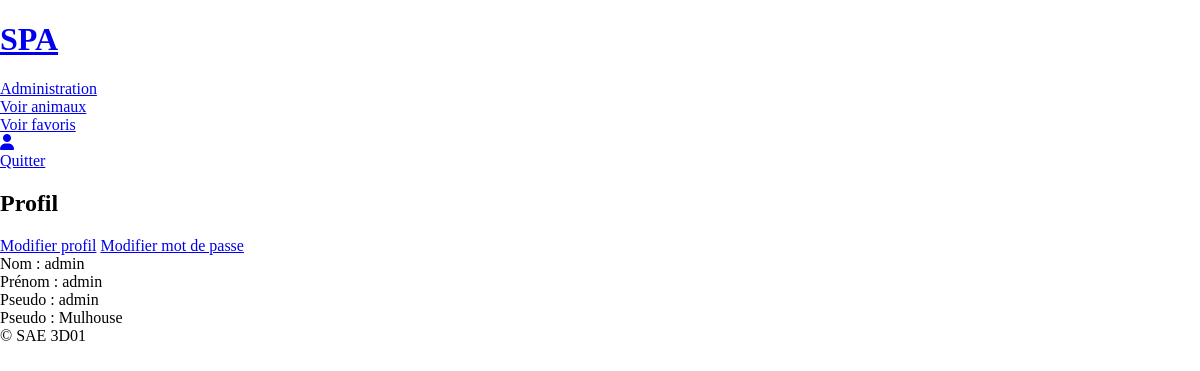
Screenshot of /index.php?action=profil (signed in) with the database file from the repository.
### tables this page shows
CREATE TABLE IF NOT EXISTS `utilisateur` (
  `id_utilisateur` int NOT NULL AUTO_INCREMENT,
  `nom` varchar(254) NOT NULL,
  `prenom` varchar(254) NOT NULL,
  `pseudo` varchar(254) NOT NULL,
  `motDePasse` varchar(254) NOT NULL,
  `localisation` varchar(254) NOT NULL,
  `role` varchar(255) NOT NULL,
  PRIMARY KEY (`id_utilisateur`)
);

### controleur/controleur.php (called while the page is built, shortened)
<?php
require_once "modele/utilisateur.php";
function profil($idUser){
    $ObjectUtilisateur = new Utilisateur();
    $utilisateur = $ObjectUtilisateur->getUtilisateurByID($idUser);
    require "vue/utilisateur/read.php";
}

### modele/utilisateur.php (called while the page is built, shortened)
<?php
require_once "modele/modele.php";
class Utilisateur extends database {
    public function getUtilisateurByID($idUser) {
        $req = '
        SELECT id_utilisateur, nom, prenom, pseudo, localisation
        FROM `utilisateur`
        WHERE utilisateur.id_utilisateur = ?
        ';
        $res = $this->execReqPrep($req, array($idUser))[0];
        return $res;
    }
}

### modele/modele.php (called while the page is built, shortened)
<?php
abstract class database {
    private $bdd;
    protected function execReqPrep($req, $data){
        $reponse = $this->connexionBDD()->prepare($req);
        $reponse->execute($data);
        return $reponse->fetchAll(PDO::FETCH_ASSOC);
    }
    private function connexionBDD() {
        if(!isset($this->bdd)){
            try {
                $options=array(PDO::MYSQL_ATTR_INIT_COMMAND => "SET NAMES utf8");
                $this->bdd=new PDO('mysql:host='.DBHOST.';dbname='.DBNAME, DBUSER, DBPWD, $options);
            }
            catch(Exception $err) {
                throw new Exception("Connexion à la BDD");
            }
        }
        return $this->bdd;
    }
}

### vue/utilisateur/read.php (the view, shortened to what this page needs)
    <a href="index.php?action=modifierProfil&&idProfil=<?=$utilisateur['id_utilisateur']?>">Modifier profil</a>
    <a href="index.php?action=modifierMDP&&idProfil=<?=$utilisateur['id_utilisateur']?>">Modifier mot de passe</a>
    <p>Nom : <?=$utilisateur['nom']?></p>
    <p>Prénom : <?=$utilisateur['prenom']?></p>
    <p>Pseudo : <?=$utilisateur['pseudo']?></p>
    <p>Pseudo : <?=$utilisateur['localisation']?></p>
<?php
require "vue/gabarit.php";

### style/style.css (style rules this page uses)
body { padding: 0; margin: 0; }
.card h2, p { margin: 0; }

### rows the page displays
utilisateur: nom "admin", prenom "admin", pseudo "admin", localisation "Mulhouse"

### other values shown
$header "SPA"
$titre "Profil"
$footer "© SAE 3D01"
